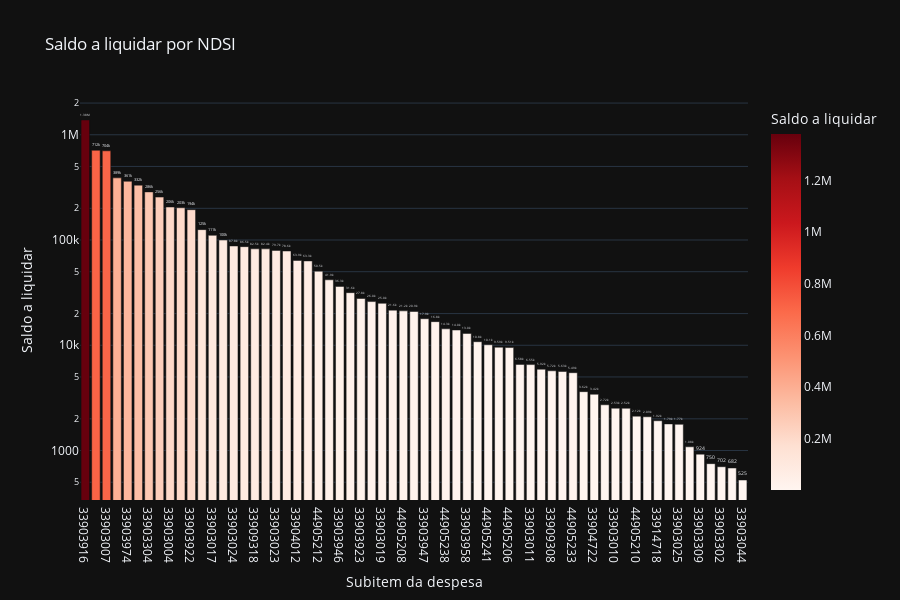

Notebook code cell kept with this figure:
### Code cell
# Saldo a liquidar por Subitem
cols = ['NDSI', 'A_LIQUIDAR']

df_aux = df.loc[:, cols].groupby('NDSI').sum().sort_values(by= 'A_LIQUIDAR', ascending=False).reset_index()
df_aux = df_aux[df_aux['A_LIQUIDAR'] > 0]
fig = px.bar(df_aux, 
             x='NDSI', 
             y='A_LIQUIDAR',
             title='Saldo a liquidar por NDSI',
             labels={'NDSI':'Subitem da despesa', 'A_LIQUIDAR':'Saldo a liquidar'},
             text_auto='.3s',
             height=600,
             log_y=True,
             color='A_LIQUIDAR',
             color_continuous_scale = 'reds',
             template='plotly_dark')
fig.update_traces(textposition = 'outside', cliponaxis = False, hovertemplate=None)
fig.update_layout(hovermode="x unified")

fig.show()

### Figure 1 — Plotly figure (JSON) as saved in the notebook; plotly's stock layout.template omitted (floating-point values rounded to 4 significant figures)
{"data": [{"alignmentgroup": "True", "cliponaxis": false, "legendgroup": "", "marker": {"color": [1381000.0, 712200.0, 703700.0, 389400.0, 361300.0, 332100.0, 286500.0, 255700.0, 205700.0, 202600.0, 194200.0, 125500.0, 110800.0, 99960.0, 87780.0, 86480.0, 82480.0, 82400.0, 79676, 78620.0, 63930.0, 63280.0, 50530.0, 41880, 36250.0, 31600.0, 27820.0, 26000.0, 25036, 21570, 21229, 20930.0, 17880.0, 16760.0, 14330.0, 13969, 12960.0, 10810, 10114, 9589.0, 9514, 6580, 6552.0, 5924.0, 5720, 5630.0, 5489, 3624.0, 3425.0, 2720, 2525.0, 2520, 2122.0, 2092.0, 1918.0, 1790, 1773.0, 1085.0, 924, 750.2, 701.7, 682.2, 524.9], "coloraxis": "coloraxis", "pattern": {"shape": ""}}, "name": "", "offsetgroup": "", "orientation": "v", "showlegend": false, "textposition": "outside", "texttemplate": "%{y:.3s}", "type": "bar", "x": ["33903916", "33903943", "33903007", "33903702", "33903974", "33903963", "33903304", "44905242", "33903004", "33901514", "33903922", "33904016", "33903017", "33903917", "33903024", "33903009", "33909318", "33903301", "33903023", "33903950", "33904012", "33903021", "44905212", "33903016", "33903946", "33903022", "33903923", "33903039", "33903019", "44905237", "44905208", "33903944", "33903947", "33903026", "44905238", "44905228", "33903958", "33903914", "44905241", "33903630", "44905206", "44905204", "33903011", "33903028", "33909308", "33903036", "44905233", "33909319", "33904722", "33903920", "33903010", "33903001", "44905210", "33903303", "33914718", "44905239", "33903025", "44905248", "33903309", "33904710", "33903302", "33903027", "33903044"], "xaxis": "x", "y": [1381000.0, 712200.0, 703700.0, 389400.0, 361300.0, 332100.0, 286500.0, 255700.0, 205700.0, 202600.0, 194200.0, 125500.0, 110800.0, 99960.0, 87780.0, 86480.0, 82480.0, 82400.0, 79676, 78620.0, 63930.0, 63280.0, 50530.0, 41880, 36250.0, 31600.0, 27820.0, 26000.0, 25036, 21570, 21229, 20930.0, 17880.0, 16760.0, 14330.0, 13969, 12960.0, 10810, 10114, 9589.0, 9514, 6580, 6552.0, 5924.0, 5720, 5630.0, 5489, 3624.0, 3425.0, 2720, 2525.0, 2520, 2122.0, 2092.0, 1918.0, 1790, 1773.0, 1085.0, 924, 750.2, 701.7, 682.2, 524.9], "yaxis": "y"}], "layout": {"barmode": "relative", "coloraxis": {"colorbar": {"title": {"text": "Saldo a liquidar"}}, "colorscale": [[0, "rgb(255,245,240)"], [0.125, "rgb(254,224,210)"], [0.25, "rgb(252,187,161)"], [0.375, "rgb(252,146,114)"], [0.5, "rgb(251,106,74)"], [0.625, "rgb(239,59,44)"], [0.75, "rgb(203,24,29)"], [0.875, "rgb(165,15,21)"], [1, "rgb(103,0,13)"]]}, "height": 600, "hovermode": "x unified", "legend": {"tracegroupgap": 0}, "title": {"text": "Saldo a liquidar por NDSI"}, "xaxis": {"anchor": "y", "domain": [0, 1], "title": {"text": "Subitem da despesa"}}, "yaxis": {"anchor": "x", "domain": [0, 1], "title": {"text": "Saldo a liquidar"}, "type": "log"}}}
